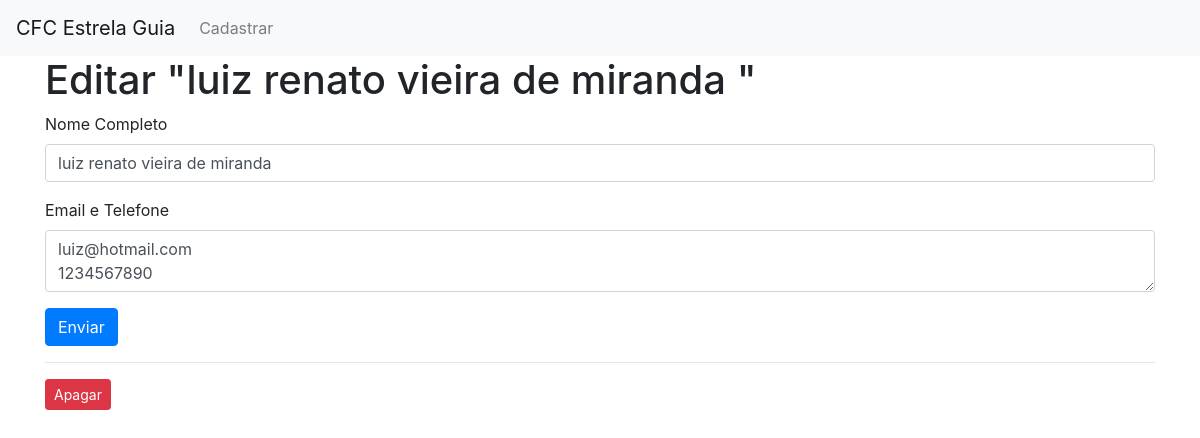
The page /11/edit on the database its author committed.
### app.py (models this page shows)
class Posts(db.Model):
   id = db.Column(db.Integer, primary_key=True)
   created = db.Column(db.DateTime, default=datetime.datetime.utcnow)
   title = db.Column(db.String(80), nullable=False)
   content = db.Column(db.String(200), nullable=False)

### app.py (the view, shortened to what this page needs)
@app.route('/<int:id>/edit', methods=('GET', 'POST'))
def edit(id):
    post = get_post(id)
    return render_template('edit.html', post=post)

### app.py (called while the page is built)
def get_post(post_id):
   post = Posts.query.filter_by(id=post_id).first()
   if post is None:
      abort(404)
   return post

### templates/edit.html (shortened to what this page needs)
{% extends 'base.html' %}
{% block content %}
<h1>{% block title %} Editar "{{ post['title'] }}" {% endblock %}</h1>
<form method="post">
    <div class="form-group">
        <label for="title">Nome Completo</label>
        <input type="text" name="title" placeholder="Post title"
               class="form-control"
               value="{{ request.form['title'] or post['title'] }}">
    </div>
    <div class="form-group">
        <label for="content">Email e Telefone</label>
        <textarea name="content" placeholder="Post content"
                  class="form-control">{{ request.form['content'] or post['content'] }}</textarea>
    </div>
    <div class="form-group">
        <button type="submit" class="btn btn-primary">Enviar</button>
    </div>
</form>
<hr>
<form action="{{ url_for('delete', id=post['id']) }}" method="POST">
    <input type="submit" value="Apagar"
            class="btn btn-danger btn-sm"
            onclick="return confirm('Tem certeza que deseja apagar esse cliente?')">
</form>
{% endblock %}

### rows shown on the page
Posts: title "luiz renato vieira de miranda", content "luiz@hotmail.com 1234567890"
